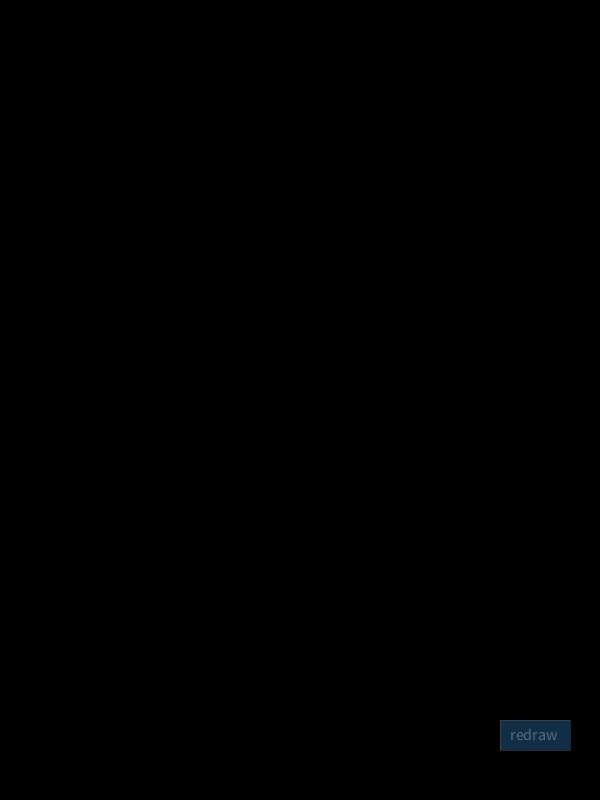
Frame 1 (no input)
Frame 60 (the mouse pressed at the canvas centre just before this capture): identical to frame 1, image omitted
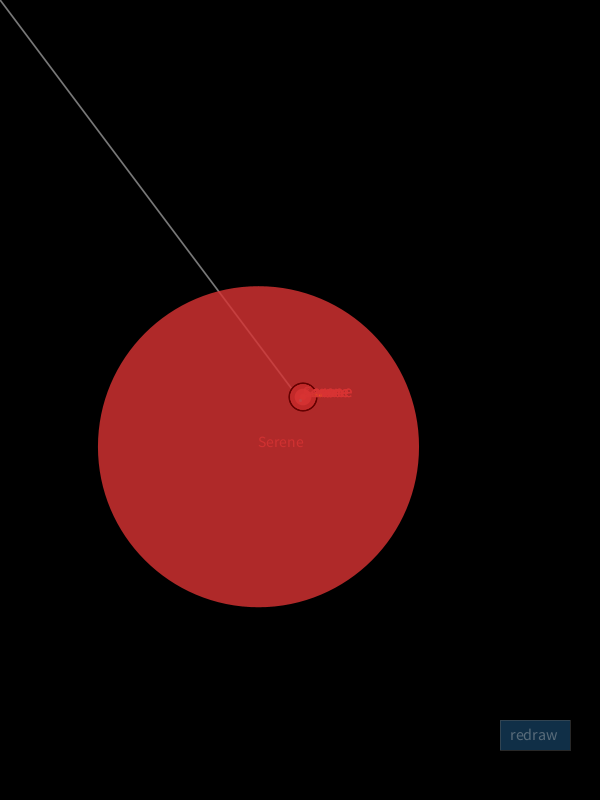
Frame 120 (the mouse held since frame 60 and released just before this capture)

The Processing sketch that drew these frames (run headless with seeded random() and noise(); from frame 60 on, the mouse is pressed at the canvas centre):

// Processing sketch: processing_89221
// ── processing_89221.pde

//thanks 眨澈 for sharing his processing code on http://www.douban.com/group/topic/13009258/

color c3 = color(215, 50, 50, random(120, 255));//red
color c2 = color(247, 120, 3, random(200, 255));//yellow
color c1 = color(100, 0,0,random(120, 255));//black

void setup() { 
size(600, 800); 
initialize();
} 

void initialize(){
background(0,200); 
smooth(); 
stroke(100,100);
fill(20,60,90,200);
rect(500,720,70,30);
fill(200,100);
textSize(16);
text("redraw",510,740);
}

void draw() { 
if (mousePressed==true) { 
  float a=dist(mouseX, mouseY, pmouseX, pmouseY); 
  strokeWeight(random(1, 4)); 
  stroke(120); 
  line(mouseX, mouseY, pmouseX, pmouseY); 
  int rd=int(random(0, 14)); 
  if (rd<4) {fill(c1); } 
  else if (rd >4 && rd<6) { fill(c2); } 
  else { fill(c3); } 
float r=random(2, 15); 
noStroke(); 
float x3 = mouseX+random(3-a, a-3); float y3= mouseY+random(-3-a, a-3);
ellipse(x3, y3, (r-a/3)*2, (r-a/3)*2); 
textSize(rd*1.3);
text("Serene",x3,y3);
  
} 
clear();
} 

void clear(){
if (mouseX>500 && mouseX<570 && mouseY>720 && mouseY<750 && mousePressed)
{initialize();}

}
